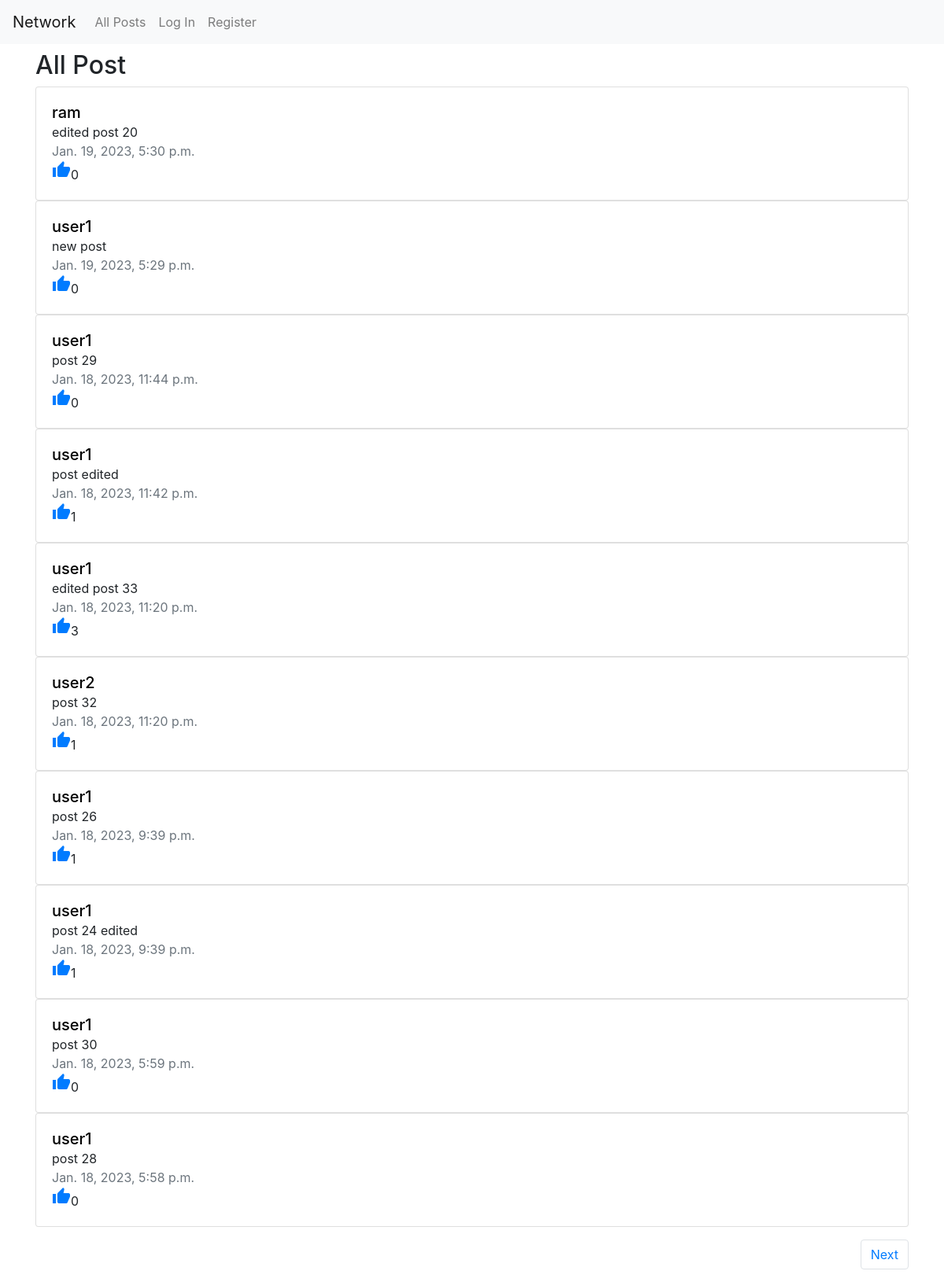
The page / on the database its author committed.
### network/models.py (models this page shows, shortened)
class Post(models.Model):
    post = models.TextField(blank=True)
    poster = models.ForeignKey(User, on_delete=models.CASCADE, related_name='posts')
    timestamp = models.DateTimeField(auto_now=True)
    likes = models.ManyToManyField(User, blank=True, related_name='liked_posts')

class User(AbstractUser):
    pass

### network/views.py (the view)
# urls.py: path("", views.index, name="index"),
def index(request):
    posts = Post.objects.order_by('-timestamp').all()
    paginator = Paginator(posts, 10)
    page = request.GET.get('page')
    posts = paginator.get_page(page)
    return render(request, "network/index.html", {
        'posts': posts
    })

### network/templates/network/index.html (shortened to what this page needs)
{% extends "network/layout.html" %}
{% block body %}
    <div id="container" class="container">
        <h2 class="mt-2">All Post</h2>
        {% for post in posts %}
            <div class="card">
                <div id="{{ post.id }}" class="post card-body">
                    <a class="a-username" href="{% url 'profile' username=post.poster %}"><h5 class="card-title d-inline">{{ post.poster }}</h5></a>
                    <p class="post card-text m-0">{{ post.post }}</p>
                    <p class="timestamp card-text text-muted m-0">{{ post.timestamp }}</p>
                    <span class="material-icons text-primary d-inline" type="button">thumb_up</span><p class="likes-count d-inline">{{ post.likes.count }}</p>
                </div>
            </div>
        {% endfor %}
        <nav aria-label="Page navigation example" class="my-2 py-2">
            <ul class="pagination float-right">
                {% if posts.has_next %}
                    <li class="page-item"><a class="page-link" href="?page={{ posts.next_page_number }}">Next</a></li>
                {% endif %}
            </ul>
        </nav>
    </div>
{% endblock %}

### network/templates/network/layout.html (shortened to what this page needs)
{% load static %}
<!DOCTYPE html>
<html lang="en">
    <head>
        <link rel="stylesheet" href="https://stackpath.bootstrapcdn.com/bootstrap/4.4.1/css/bootstrap.min.css">
        <link href="{% static 'network/styles.css' %}" rel="stylesheet">
    </head>
    <body>
        <nav class="navbar navbar-expand-lg navbar-light bg-light">
            <a class="navbar-brand" href="{% url 'index' %}">Network</a>
            <div>
                <ul class="navbar-nav mr-auto">
                <li class="nav-item">
                    <a class="nav-link" href="{% url 'index' %}">All Posts</a>
                </li>
                {% if user.is_authenticated %}
                    <li class="nav-item">
                        <a class="nav-link" href="{% url 'new_post' %}">New Post</a>
                    </li>
                    <li class="nav-item">
                        <a class="nav-link" href="{% url 'following' %}">Following</a>
                    </li>
                    <li class="nav-item">
                        <a class="nav-link" href="{% url 'logout' %}">Log Out</a>
                    </li>
                {% else %}
                    <li class="nav-item">
                        <a class="nav-link" href="{% url 'login' %}">Log In</a>
                    </li>
                    <li class="nav-item">
                        <a class="nav-link" href="{% url 'register' %}">Register</a>
                    </li>
                {% endif %}
                </ul>
            </div>
        </nav>
        <div class="body">
            {% block body %}
            {% endblock %}
        </div>
    </body>
</html>

### network/static/network/styles.css (style rules this page uses)
.a-username { color: black; }

### rows shown on the page
Post: poster "ram", post "edited post 20", timestamp "Jan. 19, 2023, 5:30 p.m.", likes.count "0"
Post: poster "user1", post "new post", timestamp "Jan. 19, 2023, 5:29 p.m.", likes.count "0"
Post: poster "user1", post "post 29", timestamp "Jan. 18, 2023, 11:44 p.m.", likes.count "0"
Post: poster "user1", post "post edited", timestamp "Jan. 18, 2023, 11:42 p.m.", likes.count "1"
Post: poster "user1", post "edited post 33", timestamp "Jan. 18, 2023, 11:20 p.m.", likes.count "3"
Post: poster "user2", post "post 32", timestamp "Jan. 18, 2023, 11:20 p.m.", likes.count "1"
Post: poster "user1", post "post 26", timestamp "Jan. 18, 2023, 9:39 p.m.", likes.count "1"
Post: poster "user1", post "post 24 edited", timestamp "Jan. 18, 2023, 9:39 p.m.", likes.count "1"
Post: poster "user1", post "post 30", timestamp "Jan. 18, 2023, 5:59 p.m.", likes.count "0"
Post: poster "user1", post "post 28", timestamp "Jan. 18, 2023, 5:58 p.m.", likes.count "0"
